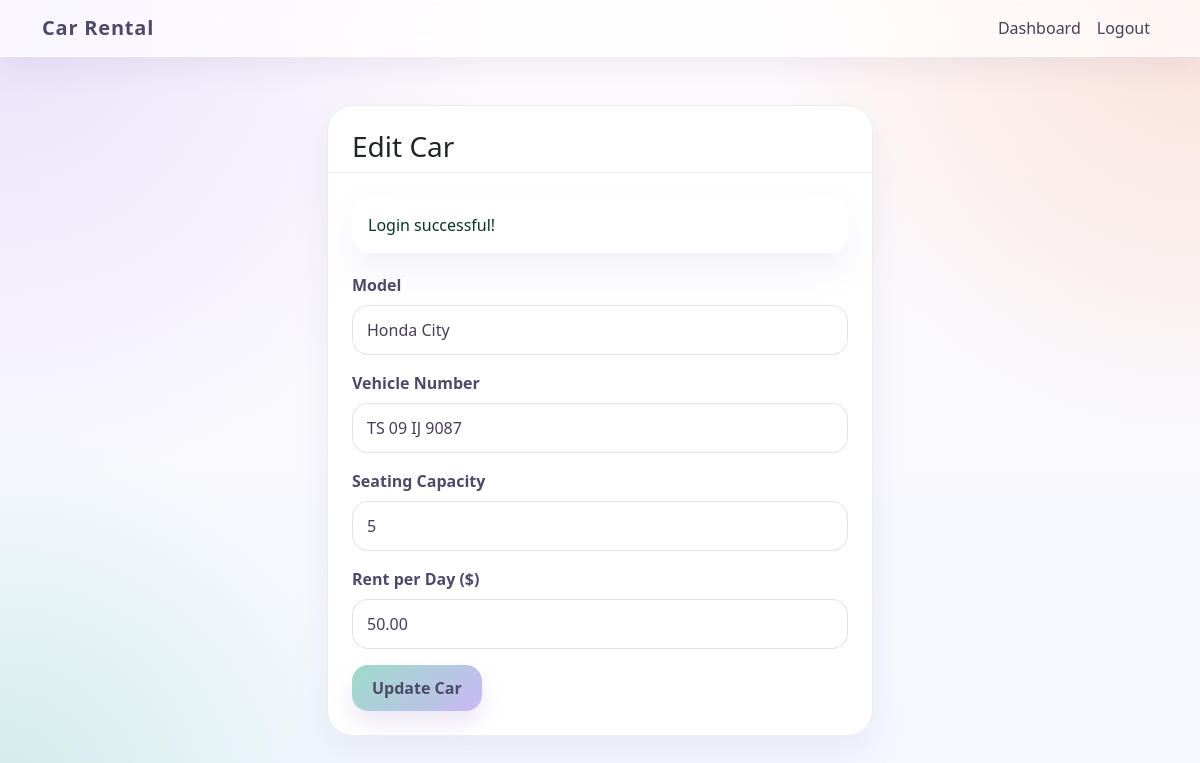
/pages/edit_car.php?id=5 (signed in), run on the app's committed database.
### tables this page shows
CREATE TABLE cars (
    id INT AUTO_INCREMENT PRIMARY KEY,
    agency_id INT NOT NULL,
    model VARCHAR(255) NOT NULL,
    vehicle_number VARCHAR(255) UNIQUE NOT NULL,
    seating_capacity INT NOT NULL,
    rent_per_day DECIMAL(10,2) NOT NULL,
    FOREIGN KEY (agency_id) REFERENCES users(id) ON DELETE CASCADE
);

### includes/functions.php (called while the page is built, shortened)
<?php
function get_flash_message() {
    if (isset($_SESSION['flash_message'])) {
        $message = $_SESSION['flash_message'];
        $type = $_SESSION['flash_type'] ?? 'success';
        return ['message' => $message, 'type' => $type];
    }
    return null;
}
?>

### pages/edit_car.php (the view, shortened to what this page needs)
<?php
include '../includes/functions.php';
include '../db.php';
$message = get_flash_message();
$car_id = $_GET['id'] ?? null;
$stmt = $pdo->prepare("SELECT * FROM cars WHERE id = ? AND agency_id = ?");
$stmt->execute([$car_id, get_user_id()]);
$car = $stmt->fetch(PDO::FETCH_ASSOC);
?>
<!DOCTYPE html>
<html lang="en">
<head>
    <link href="https://cdn.jsdelivr.net/npm/bootstrap@5.3.0/dist/css/bootstrap.min.css" rel="stylesheet">
    <link rel="stylesheet" href="../css/style.css?v=20260318-1">
</head>
<body>
    <nav class="navbar navbar-expand-lg navbar-dark bg-dark">
        <div class="container">
            <a class="navbar-brand" href="view_cars.php">Car Rental</a>
            <div class="navbar-nav ms-auto">
                <a class="nav-link" href="dashboard.php">Dashboard</a>
                <a class="nav-link" href="logout.php">Logout</a>
            </div>
        </div>
    </nav>
    <div class="container mt-5">
        <div class="row justify-content-center">
            <div class="col-md-6">
                <div class="card">
                    <div class="card-header">
                        <h3>Edit Car</h3>
                    </div>
                    <div class="card-body">
                        <?php if ($message): ?>
                            <div class="alert alert-<?php echo $message['type']; ?>">
                                <?php echo $message['message']; ?>
                            </div>
                        <?php endif; ?>
                        <form method="POST">
                            <div class="form-group">
                                <label for="model">Model</label>
                                <input type="text" class="form-control" id="model" name="model" value="<?php echo $car['model']; ?>" required>
                            </div>
                            <div class="form-group">
                                <label for="vehicle_number">Vehicle Number</label>
                                <input type="text" class="form-control" id="vehicle_number" name="vehicle_number" value="<?php echo $car['vehicle_number']; ?>" required>
                            </div>
                            <div class="form-group">
                                <label for="seating_capacity">Seating Capacity</label>
                                <input type="number" class="form-control" id="seating_capacity" name="seating_capacity" value="<?php echo $car['seating_capacity']; ?>" min="1" required>
                            </div>
                            <div class="form-group">
                                <label for="rent_per_day">Rent per Day ($)</label>
                                <input type="number" class="form-control" id="rent_per_day" name="rent_per_day" value="<?php echo $car['rent_per_day']; ?>" step="0.01" min="0" required>
                            </div>
                            <button type="submit" class="btn btn-primary">Update Car</button>
                        </form>
                    </div>
                </div>
            </div>
        </div>
    </div>
</body>
</html>

### css/style.css (style rules this page uses)
:root { --brand-ink: #4d4a68; --brand-mint: #96d8c8; --brand-peach: #f7c9b6; --brand-lavender: #d9cef8; --brand-butter: #f9e7a8; --brand-rose: #f5d6df; --text-dark: #463f57; --text-soft: #7a748f; --line-soft: rgba(109, 104, 140, 0.12); --surface: rgba(255, 255, 255, 0.8); --surface-strong: rgba(255, 255, 255, 0.92); --shadow-soft: 0 22px 48px rgba(147, 130, 180, 0.18); --shadow-card: 0 16px 34px rgba(147, 130, 180, 0.12); }
body { font-family: "Segoe UI", Tahoma, Geneva, Verdana, sans-serif; background: radial-gradient(circle at top left, rgba(217, 206, 248, 0.55), transparent 34%), radial-gradient(circle at top right, rgba(247, 201, 182, 0.5), transparent 30%), radial-gradient(circle at bottom left, rgba(150, 216, 200, 0.38), transparent 26%), linear-gradient(180deg, #fffafc 0%, #f4f8ff 100%); color: var(--text-dark); min-height: 100vh; }
a { text-decoration: none; }
.navbar.navbar-dark.bg-dark { background: rgba(255, 255, 255, 0.68) !important; backdrop-filter: blur(14px); box-shadow: 0 10px 28px rgba(150, 140, 182, 0.14); border-bottom: 1px solid rgba(255, 255, 255, 0.55); }
.navbar-brand { font-weight: 700; letter-spacing: 0.04em; color: var(--brand-ink) !important; }
.nav-link, .navbar-text { color: var(--text-dark) !important; }
.card, .surface-card { border: 1px solid var(--line-soft); border-radius: 26px; background: var(--surface-strong); backdrop-filter: blur(10px); box-shadow: var(--shadow-card); }
.card { margin-bottom: 20px; }
.card-header { background: transparent; border-bottom: 1px solid var(--line-soft); padding: 24px 24px 0; }
.card-body { padding: 24px; }
.form-group { margin-bottom: 16px; }
.form-label, label { font-weight: 600; color: var(--brand-ink); margin-bottom: 8px; }
.form-control, .form-select { border-radius: 16px; padding: 12px 14px; border: 1px solid rgba(176, 168, 206, 0.34); background-color: rgba(255, 255, 255, 0.88); color: var(--text-dark); }
.btn { border-radius: 16px; padding: 11px 20px; font-weight: 600; }
.btn-primary { background: linear-gradient(135deg, #9ddcc9, #c9b8f5); border: none; color: var(--brand-ink); box-shadow: 0 12px 22px rgba(181, 162, 219, 0.26); }
.alert { margin-bottom: 20px; border: none; border-radius: 18px; box-shadow: var(--shadow-card); background: rgba(255, 255, 255, 0.82); }

### data on the page
cars: model "Honda City", vehicle_number "TS 09 IJ 9087", seating_capacity "5", rent_per_day "50.00"

### other printed values
$message['message'] "Login successful!"
